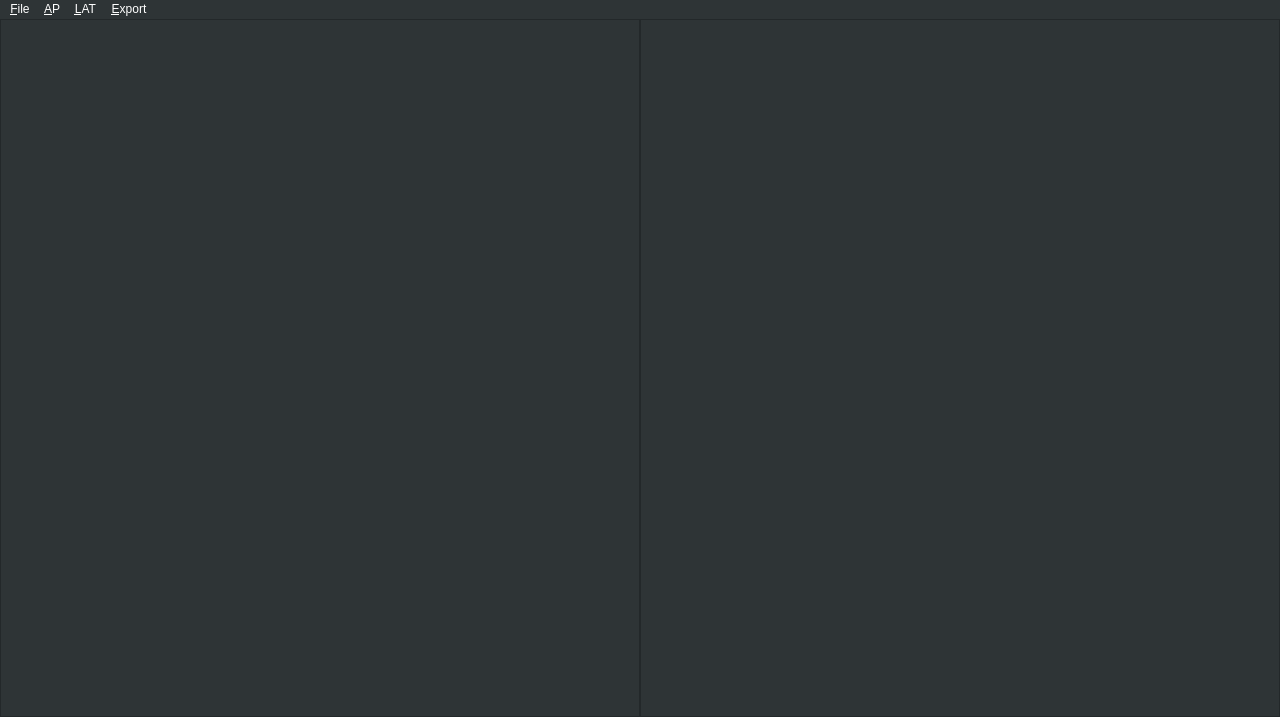
<?xml version="1.0" encoding="UTF-8"?>
<ui version="4.0">
 <class>MainWindow</class>
 <widget class="QMainWindow" name="MainWindow">
  <property name="geometry">
   <rect>
    <x>0</x>
    <y>0</y>
    <width>1280</width>
    <height>717</height>
   </rect>
  </property>
  <property name="windowTitle">
   <string>MainWindow</string>
  </property>
  <property name="styleSheet">
   <string notr="true">background-color: rgb(46, 52, 54);
selection-background-color: rgb(50, 113, 172);
color:white;
</string>
  </property>
  <property name="documentMode">
   <bool>true</bool>
  </property>
  <widget class="QWidget" name="imageView">
   <layout class="QHBoxLayout" name="horizontalLayout">
    <property name="spacing">
     <number>0</number>
    </property>
    <property name="leftMargin">
     <number>0</number>
    </property>
    <property name="topMargin">
     <number>0</number>
    </property>
    <property name="rightMargin">
     <number>0</number>
    </property>
    <property name="bottomMargin">
     <number>0</number>
    </property>
    <item>
     <widget class="QScrollArea" name="AP">
      <property name="cursor" stdset="0">
       <cursorShape>ArrowCursor</cursorShape>
      </property>
      <property name="lineWidth">
       <number>1</number>
      </property>
      <property name="verticalScrollBarPolicy">
       <enum>Qt::ScrollBarAsNeeded</enum>
      </property>
      <property name="horizontalScrollBarPolicy">
       <enum>Qt::ScrollBarAsNeeded</enum>
      </property>
      <property name="sizeAdjustPolicy">
       <enum>QAbstractScrollArea::AdjustIgnored</enum>
      </property>
      <property name="widgetResizable">
       <bool>true</bool>
      </property>
      <property name="alignment">
       <set>Qt::AlignLeading|Qt::AlignLeft|Qt::AlignTop</set>
      </property>
      <widget class="QWidget" name="APContent">
       <property name="geometry">
        <rect>
         <x>0</x>
         <y>0</y>
         <width>638</width>
         <height>694</height>
        </rect>
       </property>
       <layout class="QHBoxLayout" name="horizontalLayout_2">
        <property name="leftMargin">
         <number>0</number>
        </property>
        <property name="topMargin">
         <number>0</number>
        </property>
        <property name="rightMargin">
         <number>0</number>
        </property>
        <property name="bottomMargin">
         <number>0</number>
        </property>
        <item>
         <widget class="QLabel" name="APLabel">
          <property name="text">
           <string/>
          </property>
         </widget>
        </item>
       </layout>
      </widget>
     </widget>
    </item>
    <item>
     <widget class="QScrollArea" name="LAT">
      <property name="widgetResizable">
       <bool>true</bool>
      </property>
      <widget class="QWidget" name="LATContent">
       <property name="geometry">
        <rect>
         <x>0</x>
         <y>0</y>
         <width>638</width>
         <height>694</height>
        </rect>
       </property>
       <layout class="QHBoxLayout" name="horizontalLayout_3">
        <property name="spacing">
         <number>0</number>
        </property>
        <property name="leftMargin">
         <number>0</number>
        </property>
        <property name="topMargin">
         <number>0</number>
        </property>
        <property name="rightMargin">
         <number>0</number>
        </property>
        <property name="bottomMargin">
         <number>0</number>
        </property>
        <item>
         <widget class="QLabel" name="LATLabel">
          <property name="text">
           <string/>
          </property>
         </widget>
        </item>
       </layout>
      </widget>
     </widget>
    </item>
   </layout>
  </widget>
  <widget class="QMenuBar" name="menubar">
   <property name="geometry">
    <rect>
     <x>0</x>
     <y>0</y>
     <width>1280</width>
     <height>21</height>
    </rect>
   </property>
   <widget class="QMenu" name="menuFile">
    <property name="title">
     <string>&amp;File</string>
    </property>
    <addaction name="actionExit"/>
   </widget>
   <widget class="QMenu" name="menuAP">
    <property name="title">
     <string>&amp;AP</string>
    </property>
    <addaction name="actionOpenAP"/>
    <addaction name="actionCloseAP"/>
   </widget>
   <widget class="QMenu" name="menuLAT">
    <property name="title">
     <string>&amp;LAT</string>
    </property>
    <addaction name="actionOpenLAT"/>
    <addaction name="actionCloseLAT"/>
   </widget>
   <widget class="QMenu" name="menuExport">
    <property name="title">
     <string>&amp;Export</string>
    </property>
    <addaction name="actionViewSTL"/>
   </widget>
   <addaction name="menuFile"/>
   <addaction name="menuAP"/>
   <addaction name="menuLAT"/>
   <addaction name="menuExport"/>
  </widget>
  <action name="actionExit">
   <property name="enabled">
    <bool>true</bool>
   </property>
   <property name="text">
    <string>&amp;Exit</string>
   </property>
   <property name="iconText">
    <string>Exit</string>
   </property>
   <property name="statusTip">
    <string/>
   </property>
   <property name="autoRepeat">
    <bool>true</bool>
   </property>
   <property name="visible">
    <bool>true</bool>
   </property>
   <property name="iconVisibleInMenu">
    <bool>true</bool>
   </property>
   <property name="shortcutVisibleInContextMenu">
    <bool>true</bool>
   </property>
  </action>
  <action name="actionOpenAP">
   <property name="text">
    <string>&amp;Open</string>
   </property>
  </action>
  <action name="actionCloseAP">
   <property name="text">
    <string>&amp;Close</string>
   </property>
  </action>
  <action name="actionOpenLAT">
   <property name="text">
    <string>&amp;Open</string>
   </property>
  </action>
  <action name="actionCloseLAT">
   <property name="text">
    <string>&amp;Close</string>
   </property>
  </action>
  <action name="actionViewSTL">
   <property name="text">
    <string>3D model(.stl)</string>
   </property>
  </action>
 </widget>
 <resources/>
 <connections/>
</ui>
